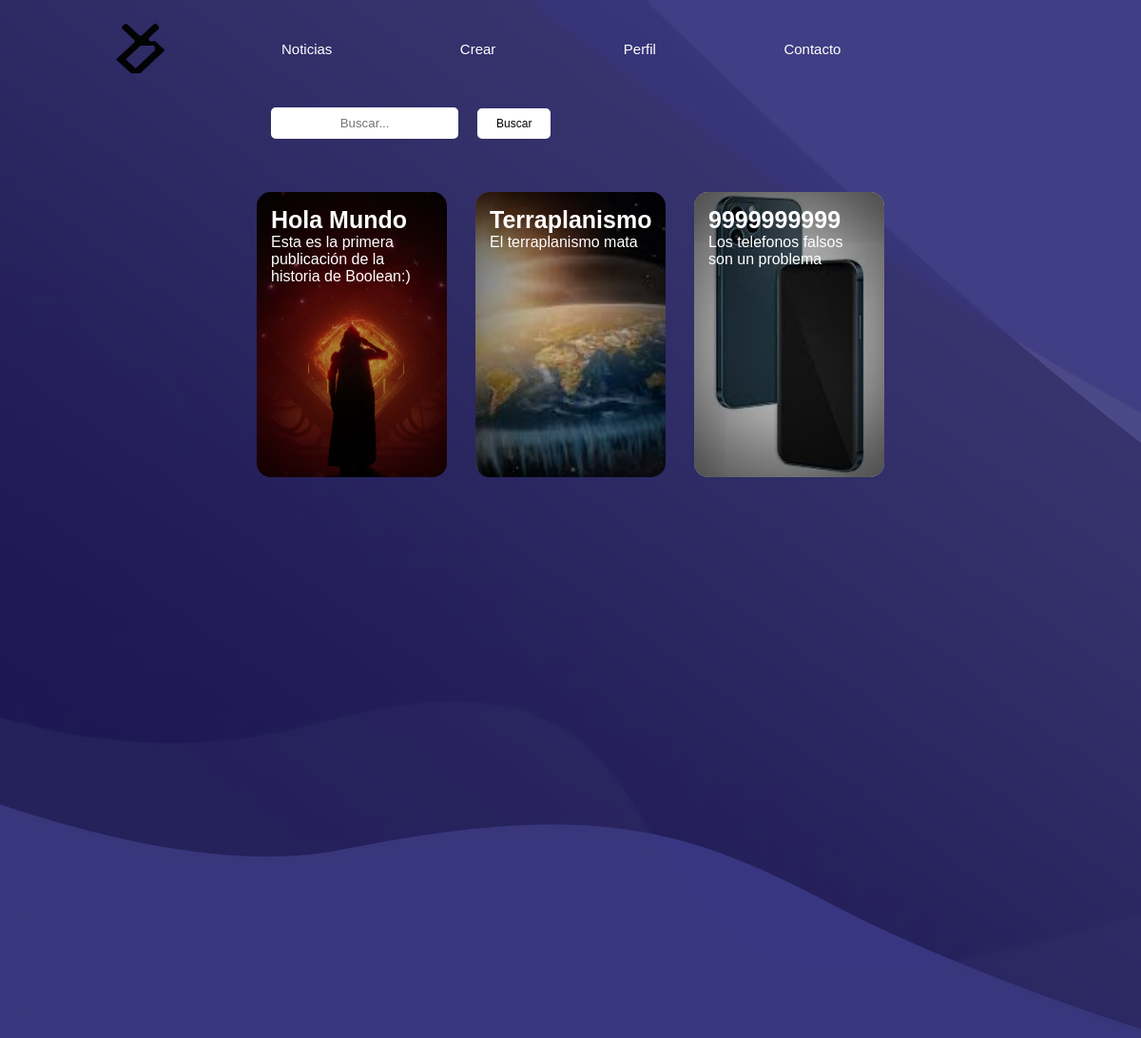
Page /Usuario/noticias.php on the committed database.
### tables this page shows
CREATE TABLE `noticia` (
  `id` int(11) NOT NULL,
  `id_user` int(11) NOT NULL,
  `titulo` varchar(30) NOT NULL,
  `descripcion` varchar(500) NOT NULL,
  `contenido` text NOT NULL,
  `imagen` varchar(200) NOT NULL
);

### Usuario/noticias.php (the view, shortened to what this page needs)
<?php
require("../Datos/conexion.php");
$sql = "SELECT *  FROM noticia";
$resultado = mysqli_query($conexion, $sql);
if (isset($_POST['buscar'])) {
    $titulo = $_POST['busqueda'];
    $sql = "SELECT * FROM noticia INNER JOIN usuario ON id_usuario = id_user WHERE titulo LIKE '%$titulo%' AND ban = 'No' ";
    $resultado = mysqli_query($conexion, $sql);
} else {
    $sql = "SELECT * FROM noticia INNER JOIN usuario ON id_usuario = id_user AND ban = 'No'";
    $resultado = mysqli_query($conexion, $sql);
}
?>
<html>
<head>
    <link rel="stylesheet" type="text/css" href="estilos.css" title="style" />
</head>
<body>
    <div class="contenedor">
        <div class="navegacion">
          <a href = "./index.php"><img src="./imagenes/LogoDani-02.png" class="logo"/></a>
            <nav>
                <ul>
                    <li class="barra">
                        <a href="./noticias.php" class="decBarra">Noticias</a>
                    </li>
                    <li class="barra">
                        <a href="./crearNoticia.php" class="decBarra">Crear</a>
                    </li>
                    <li class="barra">
                        <a href="./perfil.php" class="decBarra">Perfil</a>
                    </li>
                    <li class="barra">
                        <a href="./contacto.php" class="decBarra">Contacto</a>
                    </li>
                </ul>
            </nav>
        </div>
        <div class="algo">
            <div class="tarjeta">
                <div class="texto">
                <form action = "./noticias.php" method="POST" enctype="multipart/form-data">
                    <div class="flex-row">
                        <input type="text" name="busqueda" id ="busqueda" placeholder="Buscar...">
                        <input type="submit" name="buscar" id="buscar" value="Buscar">
                    </div>
                </form><br><br>
                    <div id="arreglo3">
                        <?php
                            if ($resultado) {
                                while ($fila = mysqli_fetch_array($resultado)) {
                        ?>
                            <a href = "./articulo.php?id=<?php echo $fila['id'] ?>">
                                <div class="wrapper" style="background-image: url('Resources/Noticias/<?php echo($fila['titulo'])?>/<?php echo($fila['imagen'])?>')">
                                <h5><?php echo($fila['titulo']) ?></h5>
                                <p>
                                    <?php echo($fila['descripcion']) ?>
                                </p>
                                </div>
                            </a>
                        <?php
                                }
                            }
                        ?>
                    </div>
              </div>
            </div>
        </div>
    </div>
</body>
</html>

### Usuario/estilos.css (style rules this page uses)
* { padding: 0; margin: 0; font-family: Tahoma, sans-serif; background-repeat: no-repeat; }
.navegacion { display: flex; align-items: center; }
nav { flex: 1; text-align: right; color: white; }
nav ul li { list-style: none; margin-left: 70px; display: inline-block; }
.logo { width: 100px; cursor: pointer; }
.barra { border-radius: 10px; padding: 30px; }
.decBarra { text-decoration: none; color: white; font-size: 15px; }
.contenedor { width: 100%; background-image: url(./imagenes/website-background-image-size-psd-vector-photo_waifu2x_art_noise3_scale_tta_1.png); display: flex; flex-direction: row; flex-flow: wrap; background-size: cover; background-position: center; padding-left: 8%; padding-right: 8%; box-sizing: border-box; }
.tarjeta { display: flex; align-items: center; justify-content: center; align-items: center; width: 100%; height: 100%; }
.algo { width: 100%; height: auto; display: flex; flex-direction: row; flex-flow: wrap; background-size: cover; box-sizing: border-box; justify-content: space-around; }
#arreglo3 { display: flex; flex-direction: row; flex-flow: wrap; justify-content: space-around; width: 100%; height: 900px; margin-top: 0; }
input[type="text"], input[type="password"] { width: 82%; padding: 6px 12px; margin-left: 20px; border-radius: 5px; text-align: center; border: solid white; }
#buscar { width: 190px; background-color: white; color: black; font-size: 12px; padding: 13px; border-radius: 20px; outline: none; }
.wrapper { display: inline-block; cursor: pointer; width: 200px; height: 300px; border-radius: 15px; padding: 15px; box-sizing: border-box; margin: 10px 15px; box-shadow: inset 0 0 150px 2px rgb(0, 0, 0); background-position: center center; background-size: cover; background-repeat: no-repeat; transition: 0.5s; }
h5 { font-size: 25px; color: white; }
.wrapper p { color: white; }
input[type="submit"] { width: 90%; padding: 6px 12px; margin-left: 20px; border-radius: 5px; text-align: center; background-color: rgb(228, 228, 228); color: black; }
.flex-row { display: flex; flex-direction: row; height: auto; background-size: cover; box-sizing: border-box; justify-content: inline-block; align-items: center; }
#buscar { width: 30%; padding: 6px 12px; margin-left: 20px; border-radius: 5px; text-align: center; border: solid white; color: black; }
body { background-color: rgb(250, 243, 243); }
form { padding: 10px; display: table; }
body { display: flex; justify-content: center; }
body { background-image: url(./imagenes/website-background-image-size-psd-vector-photo_waifu2x_art_noise3_scale_tta_1.png); }

### rows in the picture
noticia: titulo+imagen (picture), titulo "Hola Mundo", descripcion "Esta es la primera publicación de la historia de Boolean:)"
noticia: titulo "Terraplanismo", descripcion "El terraplanismo mata"
noticia: titulo "9999999999", descripcion "Los telefonos falsos son un problema"
